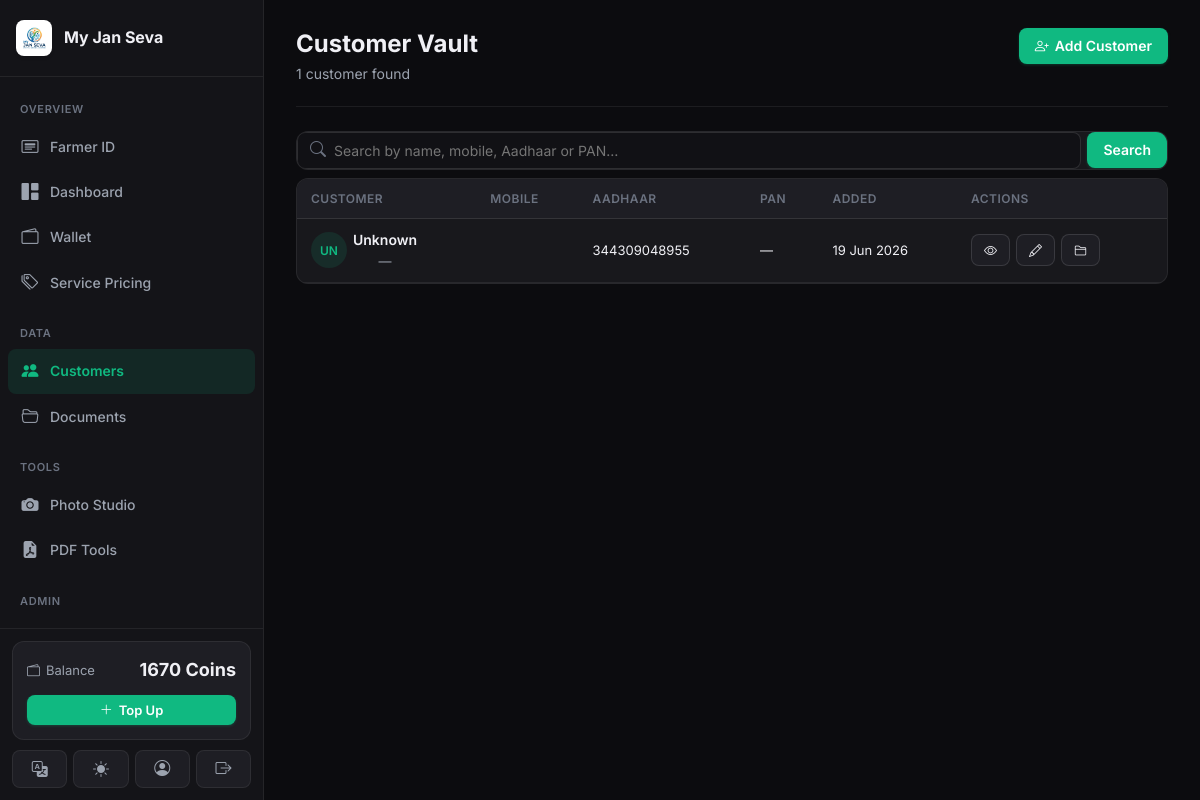
The app's page /customers/ (signed in) with its own data.
### apps/wallet/models.py (models this page shows, shortened)
class Wallet(models.Model):
    user = models.OneToOneField(settings.AUTH_USER_MODEL, on_delete=models.CASCADE, related_name='wallet')
    balance = models.DecimalField(max_digits=10, decimal_places=2, default=Decimal('0.00'))
    created_at = models.DateTimeField(auto_now_add=True)
    updated_at = models.DateTimeField(auto_now=True)

### apps/customers/models.py (models this page shows, shortened)
class Customer(models.Model):
    GENDER_CHOICES = [('M', 'Male'), ('F', 'Female'), ('O', 'Other')]
    created_by = models.ForeignKey(settings.AUTH_USER_MODEL, on_delete=models.SET_NULL, null=True, related_name='customers')
    full_name = models.CharField(max_length=120)
    father_name = models.CharField(max_length=120, blank=True)
    mother_name = models.CharField(max_length=120, blank=True)
    gender = models.CharField(max_length=1, choices=GENDER_CHOICES, blank=True)
    dob = models.DateField(null=True, blank=True)
    mobile = models.CharField(max_length=15)
    alternate_mobile = models.CharField(max_length=15, blank=True)
    email = models.EmailField(blank=True)
    address = models.TextField(blank=True)
    village = models.CharField(max_length=100, blank=True)
    taluka = models.CharField(max_length=100, blank=True)
    district = models.CharField(max_length=100, blank=True)
    state = models.CharField(max_length=100, blank=True)
    pincode = models.CharField(max_length=6, blank=True)
    aadhaar_number = models.CharField(max_length=14, blank=True)
    pan_number = models.CharField(max_length=10, blank=True)
    voter_id = models.CharField(max_length=20, blank=True)
    photo = models.ImageField(upload_to='customers/photos/', blank=True, null=True)
    signature = models.ImageField(upload_to='customers/signatures/', blank=True, null=True)
    notes = models.TextField(blank=True)
    created_at = models.DateTimeField(auto_now_add=True)
    updated_at = models.DateTimeField(auto_now=True)
    class Meta:
        ordering = ['-created_at']
    def get_initials(self):
        parts = self.full_name.strip().split()
        if len(parts) >= 2:
            return f"{parts[0][0]}{parts[-1][0]}".upper()
        return self.full_name[:2].upper()

### apps/customers/views.py (the view)
# urls.py: path('', views.customer_list, name='list'),
@login_required
def customer_list(request):
    q = request.GET.get('q', '')
    customers = Customer.objects.filter(created_by=request.user)
    if q:
        customers = customers.filter(
            Q(full_name__icontains=q) | Q(mobile__icontains=q) |
            Q(aadhaar_number__icontains=q) | Q(pan_number__icontains=q)
        )
    paginator = Paginator(customers, 20)
    page = paginator.get_page(request.GET.get('page'))
    return render(request, 'customers/list.html', {
        'page_obj': page,
        'query': q,
        'total': customers.count(),
        'page_title': 'Customer Vault',
    })

### apps/accounts/models.py (called while the page is built)
    @property
    def is_admin(self):
        return self.role == 'admin'

### apps/core/context_processors.py (called while the page is built)
def site_settings(request):
    return {
        'SITE_NAME': 'My Jan Seva',
        'SITE_TAGLINE': 'Complete Document & ID Services Platform',
    }

### apps/pricing/context_processors.py (called while the page is built)
def service_prices(request):
    prices = cache.get('service_prices')
    if prices is None:
        prices = {s.slug: s for s in Service.objects.filter(is_active=True)}
        cache.set('service_prices', prices, 300)
    return {'service_prices': prices}

### apps/wallet/context_processors.py (called while the page is built)
def wallet_balance(request):
    if request.user.is_authenticated:
        try:
            balance = request.user.wallet.balance
        except Wallet.DoesNotExist:
            balance = 0
        return {'wallet_balance': balance}
    return {'wallet_balance': 0}

### templates/customers/list.html (shortened to what this page needs)
{% extends "base.html" %}
{% block content %}
<div class="page-header">
  <div><h1>Customer Vault</h1><div class="subtitle">{{ total }} customer{{ total|pluralize }} found</div></div>
  <a href="{% url 'customers:create' %}" class="btn btn-primary"><i class="bi bi-person-plus"></i> Add Customer</a>
</div>
<div class="card mb-2">
  <form method="get" class="d-flex gap-1" style="align-items:center">
    <div class="search-bar flex-1">
      <i class="bi bi-search"></i>
      <input type="text" name="q" value="{{ query }}" placeholder="Search by name, mobile, Aadhaar or PAN…">
    </div>
    <button type="submit" class="btn btn-primary">Search</button>
  </form>
</div>
<div class="card">
  {% if page_obj %}
  <div class="table-wrapper">
    <table class="data-table">
      <thead><tr><th>Customer</th><th>Mobile</th><th>Aadhaar</th><th>PAN</th><th>Added</th><th>Actions</th></tr></thead>
      <tbody>
      {% for c in page_obj %}
      <tr>
        <td>
          <div class="d-flex align-center gap-1">
            {% if c.photo %}
            <img src="{{ c.photo.url }}" style="width:36px;height:36px;border-radius:50%;object-fit:cover">
            {% else %}
            <div class="customer-avatar" style="width:36px;height:36px;font-size:12px">{{ c.get_initials }}</div>
            {% endif %}
            <div>
              <div style="font-weight:600">{{ c.full_name }}</div>
              <div class="text-sm text-muted">{{ c.village|default:c.district|default:"—" }}</div>
            </div>
          </div>
        </td>
        <td>{{ c.mobile }}</td>
        <td class="text-sm text-muted">{{ c.aadhaar_number|default:"—" }}</td>
        <td class="text-sm text-muted">{{ c.pan_number|default:"—" }}</td>
        <td class="text-sm text-muted">{{ c.created_at|date:"d M Y" }}</td>
        <td>
          <div class="d-flex gap-1">
            <a href="{% url 'customers:detail' c.pk %}" class="btn btn-secondary btn-sm"><i class="bi bi-eye"></i></a>
            <a href="{% url 'customers:edit' c.pk %}" class="btn btn-secondary btn-sm"><i class="bi bi-pencil"></i></a>
            <a href="{% url 'documents:list_customer' c.pk %}" class="btn btn-secondary btn-sm"><i class="bi bi-folder2"></i></a>
          </div>
        </td>
      </tr>
      {% endfor %}
      </tbody>
    </table>
  </div>
  {% endif %}
</div>
{% endblock %}

### templates/base.html (shortened to what this page needs)
{% load static humanize %}
<!DOCTYPE html>
<html lang="en" data-theme="dark">
<head>
  <link rel="stylesheet" href="https://cdn.jsdelivr.net/npm/bootstrap-icons@1.11.3/font/bootstrap-icons.min.css">
  <link rel="stylesheet" href="{% static 'css/main.css' %}">
</head>
<body>
{% if user.is_authenticated %}
<div class="app-shell">
  <aside class="sidebar" id="sidebar">
    <div class="sidebar-top">
      <div class="sidebar-brand">
        <div class="sidebar-brand-icon" style="background: white; box-shadow: 0 2px 4px rgba(0,0,0,0.05);"><img src="{% static 'logo.png' %}" alt="Logo" style="width: 24px; height: 24px; object-fit: contain;"></div>
        <div class="sidebar-brand-text">
          <span class="sidebar-brand-name">My Jan Seva</span>
        </div>
      </div>
    </div>
    <nav class="sidebar-nav" id="sidebarNav">
      <div class="nav-group">
        <div class="nav-group-label">Overview</div>
        <a href="{% url 'id_cards:home' %}" class="nav-link {% if request.resolver_match.namespace == 'id_cards' %}active{% endif %}">
          <i class="bi bi-card-heading"></i><span>Farmer ID</span>
        </a>
        <a href="{% url 'dashboard:home' %}" class="nav-link {% if request.resolver_match.namespace == 'dashboard' %}active{% endif %}">
          <i class="bi bi-grid-1x2-fill"></i><span>Dashboard</span>
        </a>
        <a href="{% url 'wallet:dashboard' %}" class="nav-link {% if request.resolver_match.namespace == 'wallet' %}active{% endif %}">
          <i class="bi bi-wallet2"></i><span>Wallet</span>
        </a>
        <a href="{% url 'pricing:view_pricing' %}" class="nav-link {% if request.resolver_match.url_name == 'view_pricing' %}active{% endif %}">
          <i class="bi bi-tags"></i><span>Service Pricing</span>
        </a>
      </div>
      <div class="nav-group">
        <div class="nav-group-label">Data</div>
        <a href="{% url 'customers:list' %}" class="nav-link {% if request.resolver_match.namespace == 'customers' %}active{% endif %}">
          <i class="bi bi-people-fill"></i><span>Customers</span>
        </a>
        <a href="{% url 'documents:list' %}" class="nav-link {% if request.resolver_match.namespace == 'documents' %}active{% endif %}">
          <i class="bi bi-folder2-open"></i><span>Documents</span>
        </a>
      </div>
      <div class="nav-group">
        <div class="nav-group-label">Tools</div>
        <a href="{% url 'photo_studio:workspace' %}" class="nav-link {% if request.resolver_match.namespace == 'photo_studio' %}active{% endif %}">
          <i class="bi bi-camera-fill"></i><span>Photo Studio</span>
        </a>
        <a href="{% url 'pdf_workspace:home' %}" class="nav-link {% if request.resolver_match.namespace == 'pdf_workspace' %}active{% endif %}">
          <i class="bi bi-file-earmark-pdf-fill"></i><span>PDF Tools</span>
        </a>
      </div>
      {% if user.is_admin %}
      <div class="nav-group">
        <div class="nav-group-label">Admin</div>
        <a href="{% url 'pricing:list' %}" class="nav-link {% if request.resolver_match.namespace == 'pricing' %}active{% endif %}">
          <i class="bi bi-tags-fill"></i><span>Pricing</span>
        </a>
      </div>
      {% endif %}
    </nav>
    <div class="sidebar-footer">
      <div class="sidebar-wallet">
        <div class="sidebar-wallet-row">
          <span class="sidebar-wallet-label"><i class="bi bi-wallet2"></i> Balance</span>
          <span class="sidebar-wallet-amt">{{ wallet_balance|floatformat:0 }} Coins</span>
        </div>
        <a href="{% url 'wallet:topup' %}" class="btn btn-primary btn-sm btn-block">
          <i class="bi bi-plus-lg"></i> Top Up
        </a>
      </div>
      <div class="sidebar-actions">
        <button id="langToggleBtn" class="sidebar-action-btn" title="Switch Language / भाषा बदलें">
          <i class="bi bi-translate"></i>
        </button>
        <button id="themeToggleBtn" class="sidebar-action-btn" title="Toggle Theme">
          <i id="themeToggleIcon" class="bi bi-sun-fill"></i>
        </button>
        <a href="{% url 'accounts:profile' %}" class="sidebar-action-btn" title="Profile">
          <i class="bi bi-person-circle"></i>
        </a>
        <a href="{% url 'accounts:logout' %}" class="sidebar-action-btn sidebar-action-btn--danger" title="Logout">
          <i class="bi bi-box-arrow-right"></i>
        </a>
      </div>
    </div>
  </aside>
  <div class="main-area">
    <main class="page-body">
      {% block content %}{% endblock %}
    </main>
  </div>
</div>
{% else %}
  {% block auth_content %}{% endblock %}
{% endif %}
</body>
</html>

### records on screen
Wallet: balance "1670"
Customer: get_initials "UN", full_name "Unknown", village "—", aadhaar_number "344309048955", pan_number "—", created_at "19 Jun 2026"

### other values on screen
{{ total }} "1"
